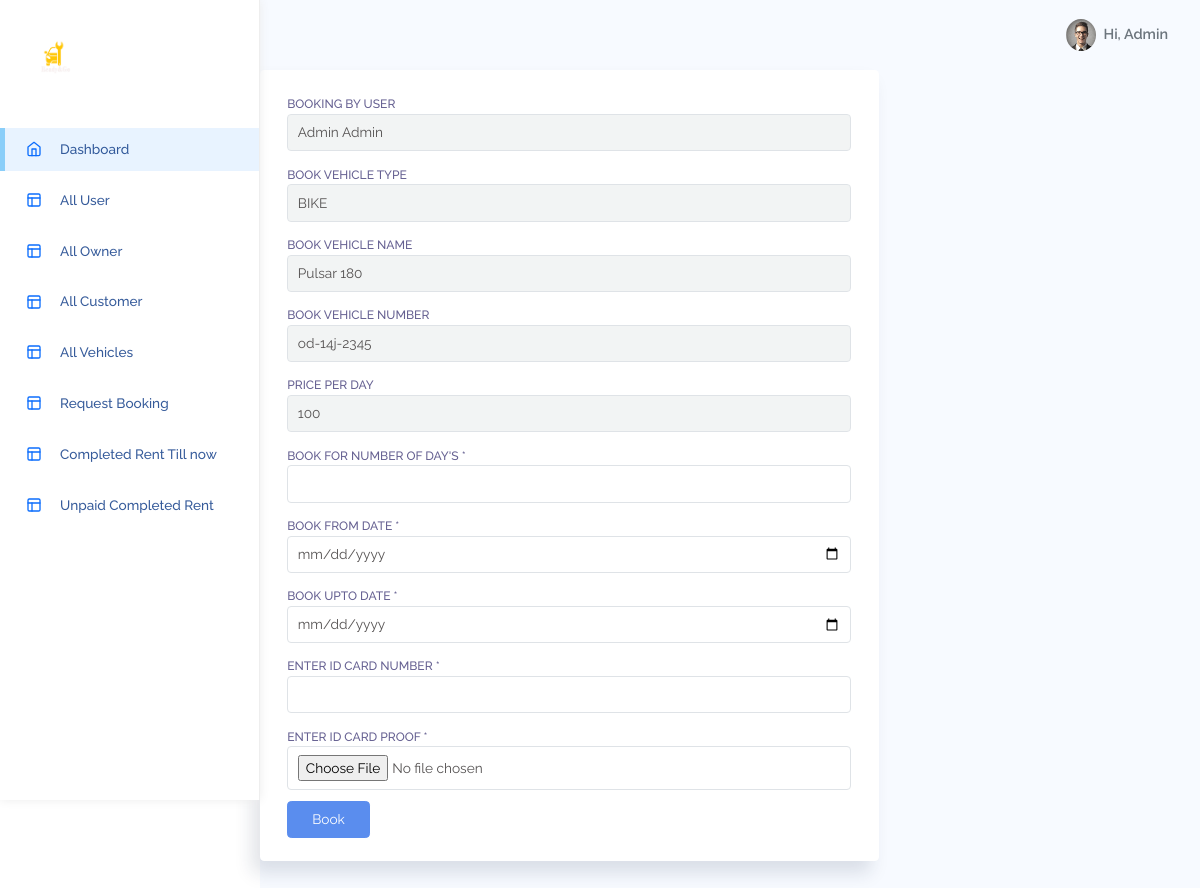
Screenshot of /book-vehicle/1/ (signed in) with the database file from the repository.
### Admin/models.py (models this page shows, shortened)
class Vehicle(models.Model):
    STATUS = (
        ('Not Available', 'Not Available'),
        ('Available','Available')
    )
    user = models.ForeignKey(UserProfile, on_delete=models.CASCADE)
    vehicle_type = models.ForeignKey(VehicleType, on_delete=models.CASCADE)
    vehiclenumber = models.CharField(max_length=255)
    name = models.CharField(max_length=255)
    image = models.ImageField()
    price_per_day = models.IntegerField()
    status = models.CharField(max_length=15, choices=STATUS, default='Available')
    created_at = models.DateTimeField(auto_now_add=True)
    updated_at = models.DateTimeField(auto_now=True)

class VehicleType(models.Model):
    user = models.ForeignKey(UserProfile, on_delete=models.CASCADE)
    name = models.CharField(max_length=100)
    created_at = models.DateTimeField(auto_now_add=True)
    updated_at = models.DateTimeField(auto_now=True)

### Admin/views.py (the view, shortened to what this page needs)
# urls.py: path('book-vehicle/<int:id>/', BookVehicle, name='book-vehicle'),
def BookVehicle(request,id):
    if not request.user.is_authenticated:
        return redirect('login')
    v = Vehicle.objects.get(id=id)
    return render(request, 'bookvehicle.html', {'details':v})

### Admin/templates/bookvehicle.html (shortened to what this page needs)
{% extends 'adminbase.html' %}
{% block content %}
{% load static %}
<section id="basic-vertical-layouts">
    <div class="row match-height">
        <div class="col-md-8 col-12">
            <div class="card">
                <div class="card-content">
                    <div class="card-body">
                        <form action="/book-vehicle/{{details.id}}/" method="POST" class="form form-vertical"
                            enctype="multipart/form-data">
                            <div class="form-body">
                                <div class="row">
                                    <div class="col-md-12">
                                        <div class="form-group">
                                            <label for="first-name-vertical">Booking by User </label>
                                            <input type="text" id="first-name-vertical" class="form-control"
                                                name="fname"
                                                value="{{request.user.first_name}} {{request.user.last_name}}" disabled>
                                        </div>
                                        <div class="form-group">
                                            <label for="first-name-vertical">Book Vehicle Type</label>
                                            <input type="text" id="first-name-vertical" class="form-control"
                                                name="fname" value="{{details.vehicle_type.name}}" disabled>
                                        </div>
                                        <div class="form-group">
                                            <label for="first-name-vertical">Book Vehicle Name</label>
                                            <input type="text" id="first-name-vertical" class="form-control"
                                                name="fname" value="{{details.name}}" disabled>
                                        </div>
                                        <div class="form-group">
                                            <label for="first-name-vertical">Book Vehicle Number</label>
                                            <input type="text" id="first-name-vertical" class="form-control"
                                                name="fname" value="{{details.vehiclenumber}}" disabled>
                                        </div>
                                        <div class="form-group">
                                            <label for="first-name-vertical">Price Per Day</label>
                                            <input type="text" id="first-name-vertical" class="form-control"
                                                name="fname" value="{{details.price_per_day}}" disabled>
                                        </div>
                                    </div>
                                    <div class="form-group">
                                        <label for="first-name-vertical">Book For Number of Day's *</label>
                                        <input type="number" id="first-name-vertical" class="form-control" name="days"
                                            required>
                                    </div>
                                    <div class="form-group">
                                        <label for="first-name-vertical">Book From Date *</label>
                                        <input type="date" id="first-name-vertical" class="form-control" name="book_from"
                                            required>
                                    </div>
                                    <div class="form-group">
                                        <label for="first-name-vertical">Book upto Date *</label>
                                        <input type="date" id="first-name-vertical" class="form-control" name="book_to"
                                            required>
                                    </div>
                                    <div class="form-group">
                                        <label for="first-name-vertical">Enter ID Card Number *</label>
                                        <input type="number" maxlength="12" minlength="12" id="first-name-vertical"
                                            class="form-control" name="aadhar" required>
                                    </div>
                                    <div class="form-group">
                                        <label for="first-name-vertical">Enter ID Card Proof *</label>
                                        <input type="file" class="form-control" name="id_proof" required>
                                    </div>
                                </div>
                            </div>
                            <button type="submit" class="btn btn-primary">Book</button>
                        </form>
                    </div>
                </div>
            </div>
        </div>
    </div>
</section>
{% endblock %}

### Admin/templates/adminbase.html (shortened to what this page needs)
<!DOCTYPE html>
<html lang="en">
{% load static %}
<head>
    <link rel="stylesheet" href="{% static 'AdminStatic/assets/css/bootstrap.css' %}">
    <link rel="stylesheet" href="{% static 'AdminStatic/assets/css/font-awesome.min.css' %}">
    <link rel="stylesheet" href="{% static 'AdminStatic/assets/vendors/chartjs/Chart.min.css' %}">
    <link rel="stylesheet" href="{% static 'AdminStatic/assets/vendors/perfect-scrollbar/perfect-scrollbar.css' %}">
    <link rel="stylesheet" href="{% static 'AdminStatic/assets/css/app.css' %}">
<body>
    <div id="app">
        <div id="sidebar" class='active'>
            <div class="sidebar-wrapper active">
                <div class="sidebar-header">
                    <img src="{% static 'AdminStatic/assets/images/logo2.png' %}" alt="" srcset="">
                </div>
                <div class="sidebar-menu">
                    <ul class="menu">
                        <li class="sidebar-item active ">
                            <a href="/dashboard/" class='sidebar-link'>
                                <i data-feather="home" width="20"></i>
                                <span>Dashboard</span>
                            </a>
                        </li>
                        {% if request.user.userprofile_set.first.userType == "Admin" %}
                        <li class="sidebar-item  ">
                            <a href="/users/" class='sidebar-link'>
                                <i data-feather="layout" width="20"></i>
                                <span>All User</span>
                            </a>
                        </li>
                        <li class="sidebar-item  ">
                            <a href="/all-owner/" class='sidebar-link'>
                                <i data-feather="layout" width="20"></i>
                                <span>All Owner</span>
                            </a>
                        </li>
                        <li class="sidebar-item  ">
                            <a href="/all-public/" class='sidebar-link'>
                                <i data-feather="layout" width="20"></i>
                                <span>All Customer</span>
                            </a>
                        </li>
                        <li class="sidebar-item  ">
                            <a href="/total-vehicle/" class='sidebar-link'>
                                <i data-feather="layout" width="20"></i>
                                <span>All Vehicles</span>
                            </a>
                        </li>
                        <li class="sidebar-item  ">
                            <a href="/track-vehicle/" class='sidebar-link'>
                                <i data-feather="layout" width="20"></i>
                                <span>Request Booking</span>
                            </a>
                        </li>
                        <li class="sidebar-item  ">
                            <a href="/completed-rent/" class='sidebar-link'>
                                <i data-feather="layout" width="20"></i>
                                <span>Completed Rent Till now</span>
                            </a>
                        </li>
                        <li class="sidebar-item  ">
                            <a href="/unpaid-completed-rent/" class='sidebar-link'>
                                <i data-feather="layout" width="20"></i>
                                <span>Unpaid Completed Rent</span>
                            </a>
                        </li>
                        {% endif %}
                    </ul>
                </div>
            </div>
        </div>
        </div>
    <div id="main">
        <nav class="navbar navbar-header navbar-expand navbar-light">
            <div class="collapse navbar-collapse" id="navbarSupportedContent">
                <ul class="navbar-nav d-flex align-items-center navbar-light ml-auto">
                    <li class="dropdown">
                        <a href="#" data-toggle="dropdown" class="nav-link dropdown-toggle nav-link-lg nav-link-user">
                            <div class="avatar mr-1">
                                {% if request.user.userprofile_set.first.profilePicture %}
                                <img src="{{request.user.userprofile_set.first.profilePicture.url}}" alt="" srcset="">
                                {% else %}
                                <img src="{% static 'AdminStatic/assets/images/avatar/avatar-s-1.png' %}" alt=""
                                    srcset="">
                                {% endif %}
                            </div>
                            <div class="d-none d-md-block d-lg-inline-block">Hi, {{request.user.first_name}}</div>
                        </a>
                    </li>
                </ul>
            </div>
        </nav>
        {% block content %}{% endblock %}
</body>
</html>

### Admin/static/AdminStatic/assets/css/app.css (style rules this page uses)
* { font-family: "Raleway"; }
#app { position: relative; }
#main { margin-left: 260px; background-color: #F7FAFF; min-height: 100vh; transition: margin-left 0.6s ease-out; }
a { text-decoration: none; outline: 0; }
button { outline: 0; }
svg.feather, i { font-size: 14px; height: 1rem; }
.avatar { display: inline-flex; border-radius: 50%; text-align: center; vertical-align: middle; position: relative; }
.avatar img { width: 32px; height: 32px; border-radius: 50%; }
.btn.btn-primary { color: #fff; }
.dropdown-toggle:after { color: #fff; }
.form-group { margin-bottom: 0.7rem; }
.form-group label { font-size: 0.755rem; text-transform: uppercase; color: rgba(35, 28, 99, 0.7); font-weight: 500; }
#sidebar.active .sidebar-wrapper { left: 0; }
.sidebar-wrapper { width: 260px; height: 100vh; position: fixed; top: 0; z-index: 10; background-color: #fff; bottom: 0; border-right: 1px solid #eee; box-shadow: 0 0 10px #ececec; left: -260px; transition: left 0.6s ease-out; }
.sidebar-wrapper .sidebar-header { padding: 2rem 2rem 1rem; font-size: 2rem; font-weight: bold; }
.sidebar-wrapper .sidebar-header img { height: 2.5rem; }
.sidebar-wrapper .menu { padding-left: 0; margin-top: 2rem; }
.sidebar-wrapper .menu .sidebar-link { display: block; padding: 0.7rem 1.5rem; font-size: 0.85rem; display: flex; align-items: center; transition: all 0.5s; }
.sidebar-wrapper .menu .sidebar-link > span { color: #053382; font-weight: 500; margin-left: 1rem; opacity: 0.8; }
.sidebar-wrapper .menu .sidebar-item { list-style: none; margin-top: 0.5rem; position: relative; }
.sidebar-wrapper .menu .sidebar-item.active .sidebar-link { background-color: #e8f3ff; }
.sidebar-wrapper .menu .sidebar-item.active .sidebar-link:before { content: ""; position: absolute; left: 0; height: 100%; top: 0; bottom: 0; background-color: rgba(46, 170, 244, 0.5); width: 5px; }
.card { box-shadow: -8px 12px 18px 0 rgba(25, 42, 70, 0.13); margin-bottom: 2.2rem; }
.card .card-content { position: relative; }
.card .card-body { padding: 1.4rem 1.7rem; }
.navbar { height: 70px; padding: 1.5rem; }
.navbar .nav-link-user img { width: 30px; }
.navbar.navbar-header li { display: flex; align-items: center; }
.navbar.navbar-header .dropdown > a { color: #6c757d; font-weight: 600; }
.navbar.navbar-header .dropdown > a:after { display: none; }

### rows the page displays
Vehicle: fname "BIKE", fname "Pulsar 180", fname "od-14j-2345", fname "100"

### other values shown
{{ request.user.first_name }} "Admin"
